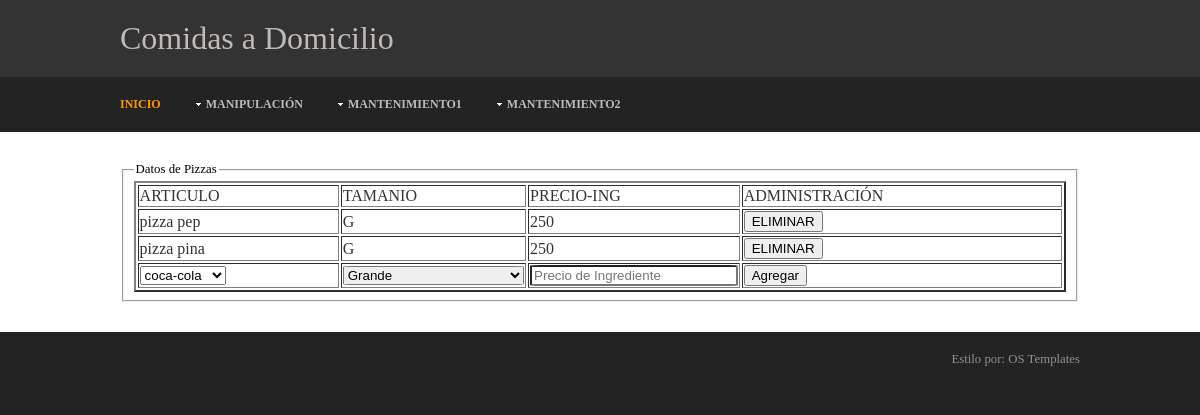
The app's page /comidas/pizzas/pizzas.php with its own data.
### tables this page shows
CREATE TABLE IF NOT EXISTS `pizzas` (
  `articulo` varchar(10) NOT NULL,
  `tamano` char(1) NOT NULL,
  `precio_ingrediente` decimal(3,0) DEFAULT NULL,
  PRIMARY KEY (`articulo`,`tamano`)
);

### comidas/pizzas/cls_pizzas.php (the view, shortened to what this page needs)
<?php
require_once '../conexionComidas.php';
    function consultaFamilias($art,$tam){
        global $server,$bd,$user,$password;
        $db = new PDO("mysql:host=".$server.";dbname=".$bd.";charset=utf8",$user, $password);
        $consulta=$db->prepare("CALL sp_get_pizzas(:art,:tam);");
        $consulta->bindParam(":art",$art, PDO::PARAM_STR, 10);
        $consulta->bindParam(":tam",$tam, PDO::PARAM_STR, 1);
        $consulta->execute();
        $filas=$consulta->fetchAll(PDO::FETCH_ASSOC);
        tabla($filas);
    }
    function tabla($filas){
        ?><table border=2 width=100% id="datos1"><?php
        if(!isset($filas[0])){
           echo "<p>Aqui no hay datos por ahora</p>";
        }else{
            echo "<tr>";
            foreach($filas[0] as $indice => $valor){
                echo "<td>". $indice ."</td>";
            }
        ?><td colspan="1">ADMINISTRACI&Oacute;N</td></tr><?php
        }
        foreach ($filas as $fila){
            echo "<tr>";
            foreach ($fila as $columna) {
                echo "<td>".utf8_encode($columna)."</td>";
            }
            echo <<<HTML
                <td><input type='button' onclick='consulta(
                    "cls_pizzas.php?accion=eliminar&art={$fila["ARTICULO"]}&tam={$fila["TAMANIO"]}");' value='ELIMINAR'>
                </td>
HTML;
            echo "</tr>";
        }
        ?>
            <tr>
                <?php
				global $server,$bd,$user,$password;
        $db = new PDO("mysql:host=".$server.";dbname=".$bd.";charset=utf8",$user, $password);
		echo "<td><select name='art' data-native-menu='false' id='art'>";
	    $consulta = $db->prepare("SELECT DISTINCT articulo FROM articulos");
	    $consulta->execute();
        $rows = $consulta->fetchAll();
            if($rows){
                foreach( $rows as $row ){
	            $art = $row['articulo'];
                echo "<option value='".$art."'>".$art."</option>";
				}
			}
			echo "</select></td>";
                ?><td><select id="tam" name="tam" class="textEntry">
                        <option value="G" selected>Grande</option>
                    </select></td>
                <td><input type="number" name="prc" id="prc" class="textEntry"
                           placeholder="Precio de Ingrediente" maxlength="3" min="0" max="999" step="10"></td>
                <td colspan="2"><input type="button" value="Agregar" onclick="insertaFamilia();"></td>
            </tr>
    </table>
        <?php
    }
?>

### comidas/styles/layout.css (style rules this page uses)
html { overflow-y:scroll; }
body { margin:0; padding:0; font-size:100%; font-family:Georgia, "Times New Roman", Times, serif; color:#919191; background-color:#232323; }
.textEntry { width: 100%; border-radius: 5%; }
table { color: #333333; width: 100%; }

### records on screen
pizzas: articulo "pizza pep", tamano "G", precio_ingrediente "250"
pizzas: articulo "pizza pina", tamano "G", precio_ingrediente "250"

### other values on screen
$indice "ARTICULO"
$indice "TAMANIO"
$indice "PRECIO-ING"
form field art "coca-cola"
